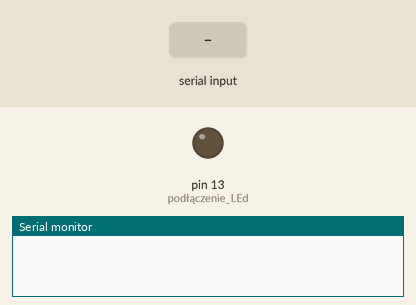
This sketch was run on a simulated Arduino Uno, built with avr-gcc and run on an emulated ATmega328P. Parts: output pins drawn as LEDs (lit = HIGH), the last lines printed to the serial monitor. The inputs (shaded band) are chosen by the test bench.

Above: at 1.2 s.
1.3 s: "on" received over the second serial link
At 2.1 s:
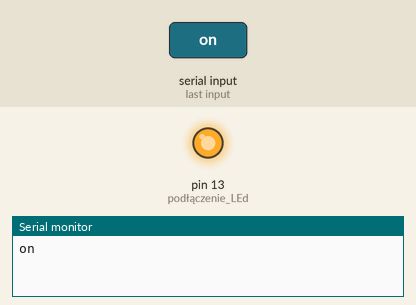
2.8 s: "off" received over the second serial link
At 3.6 s:
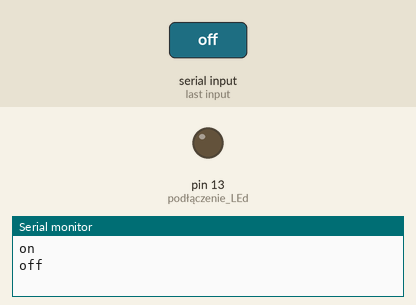
Timing chart, 0 to 5.8 s (numbered marks = the images above; inputs shaded):
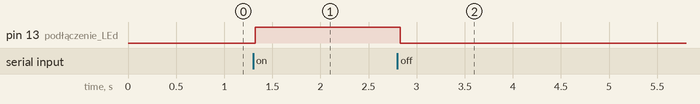

The sketch:

robo1-2.ino
```cpp
#include <SoftwareSerial.h>

SoftwareSerial BT(10, 11); //TX, RX
String state;// łańcuch do przechowywania poleceń z bluetooth


void setup() {
 BT.begin(9600);// w bluetooth komunikacja szeregowa będzie się odbywać na pinach 10 i 11
 Serial.begin(9600); // rozpoczęcie komunikacji szeregowej
  pinMode(13, OUTPUT); // podłączenie LEd'a  do 13 portu
}

//----------------------------------------------------------------------//
void loop() {
  while (BT.available()){  // wykonuje dopóki odczytuje bity
  delay(10); // opóźnienie aby zachować stabilność
  char c = BT.read(); // odczytanie z bluetootha
  state += c; // zbudowanie łańcucha innego niż "On" lub "off"
  }
  if (state.length() > 0) {
    Serial.println(state);

    if(state == "on")
    {
      digitalWrite(13, HIGH);
    }

    else if(state == "off")
    {
      digitalWrite(13, LOW);
     }

  state =""; // resetowanie zmiennej
  }
 }
```

Measured:
- after the input at 1.3 s, pin 13 (podłączenie_LEd): LOW → HIGH at once
- after the input at 2.8 s, pin 13 (podłączenie_LEd): HIGH → LOW at once
